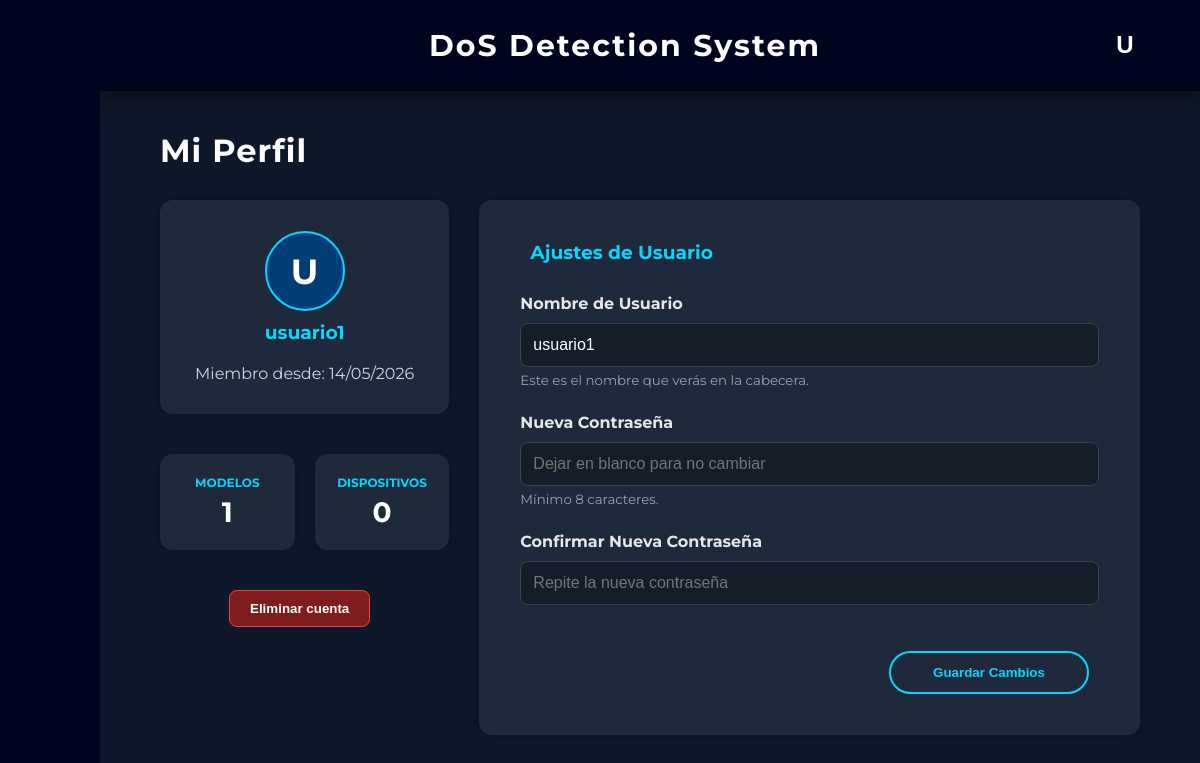
/cuenta (signed in), run on the app's committed database.
### app/models.py (models this page shows, shortened)
class User(db.Model):
    __tablename__ = 'usuarios'
    id = db.Column(db.Integer, primary_key=True)
    username = db.Column(db.String(50), unique=True, nullable=False)
    password_hash = db.Column(db.String(256), nullable=False)
    fecha_registro = db.Column(db.DateTime, default=datetime.now(pytz.timezone('Europe/Madrid')))

### app/routes/pages/cuenta.py (the view, shortened to what this page needs)
@cuenta_bp.route("/cuenta", methods=["GET", "POST"])
def index():
    if session.get('guest'):
        flash("La página de cuenta solo está disponible para usuarios registrados.", "neutral")
        return redirect(url_for('dashboard.dashboard'))
    user_id = session.get('user_id')
    user = User.query.get(user_id)
    if not user:
        return redirect(url_for('auth.login'))
    num_modelos = Modelo.query.filter_by(usuario_id=user_id).count()
    num_dispositivos = Dispositivo.query.filter_by(usuario_id=user_id).count()
    return render_template("cuenta.html",
                           user=user,
                           num_modelos=num_modelos,
                           num_dispositivos=num_dispositivos)

### app/templates/cuenta.html (shortened to what this page needs)
{% extends "base.html" %}
{% block content %}
<div style="padding: 40px 60px; max-width: 1100px; margin: 0 auto;">
    <h2 style="color: white; margin-bottom: 30px; font-size: 32px; letter-spacing: 1px;">Mi Perfil</h2>
    <div style="display: flex; gap: 30px; align-items: flex-start;">
        <div style="flex: 1; display: flex; flex-direction: column; gap: 20px;">
            <div class="card" style="text-align: center; padding: 30px;">
                <div style="width: 80px; height: 80px; background: #013d76; border-radius: 50%; display: flex; align-items: center; justify-content: center; margin: 0 auto 10px; border: 2px solid #08d6fe;">
                    <span style="font-size: 35px; color: white; font-weight: bold;">{{ user.username[0] | upper }}</span>
                </div>
                <h3 style="color: #08d6fe; margin-bottom: 20px;">{{ user.username }}</h3>
                <p style="color: #d2d6de; font-size: 16px;">Miembro desde: {{ user.fecha_registro.strftime('%d/%m/%Y') if user.fecha_registro else 'Reciente' }}</p>
            </div>
            <div style="display: grid; grid-template-columns: 1fr 1fr; gap: 20px;">
                <div class="card" style="text-align: center;">
                    <h3 style="font-size: 12px; color: #08d6fe; margin-bottom: 5px;">MODELOS</h3>
                    <p style="font-size: 28px; color: white; font-weight: bold;">{{ num_modelos }}</p>
                </div>
                <div class="card" style="text-align: center;">
                    <h3 style="font-size: 12px; color: #08d6fe; margin-bottom: 5px;">DISPOSITIVOS</h3>
                    <p style="font-size: 28px; color: white; font-weight: bold;">{{ num_dispositivos }}</p>
                </div>
            </div>
            <form action="{{ url_for('cuenta.delete_account') }}" method="POST"
                onsubmit="confirmAction(event, this, '¿Quiere eliminar su cuenta? \nSe eliminarán permanentemente todos sus archivos y datos de acceso.');" style="text-align: center;">
                <button type="submit" style="background-color: #7f1d1d; color: white; border: 1px solid #ef4444; padding: 10px 20px; border-radius: 8px; cursor: pointer; font-weight: bold; transition: background 0.2s;">
                    Eliminar cuenta
                </button>
            </form>
        </div>
        <div class="card" style="flex: 2; padding: 40px;">
            <h3 style="color: #08d6fe; margin-bottom: 30px; display: flex; align-items: center; gap: 10px;">
                 Ajustes de Usuario
            </h3>
            <form method="POST" action="{{ url_for('cuenta.index') }}" style="display: flex; flex-direction: column; gap: 25px;">
                <div class="form-group">
                    <label style="color: #e5e7eb; display: block; margin-bottom: 10px; font-weight: bold;">Nombre de Usuario</label>
                    <input type="text" name="username" value="{{ user.username }}" required
                           style="width: 100%; padding: 12px; border-radius: 8px; background: rgba(0,0,0,0.3); border: 1px solid #374151; color: white;">
                    <small style="color: #9ca3af; margin-top: 5px; display: block;">Este es el nombre que verás en la cabecera.</small>
                </div>
                <div class="form-group">
                    <label style="color: #e5e7eb; display: block; margin-bottom: 10px; font-weight: bold;">Nueva Contraseña</label>
                    <input type="password" name="password" placeholder="Dejar en blanco para no cambiar"
                           style="width: 100%; padding: 12px; border-radius: 8px; background: rgba(0,0,0,0.3); border: 1px solid #374151; color: white;">
                    <small style="color: #9ca3af; margin-top: 5px; display: block;">Mínimo 8 caracteres.</small>
                </div>
                <div class="form-group">
                    <label style="color: #e5e7eb; display: block; margin-bottom: 10px; font-weight: bold;">Confirmar Nueva Contraseña</label>
                    <input type="password" name="confirm_password" placeholder="Repite la nueva contraseña"
                           style="width: 100%; padding: 12px; border-radius: 8px; background: rgba(0,0,0,0.3); border: 1px solid #374151; color: white;">
                </div>
                <div style="padding-top: 20px; border-top: 1px solid #1f2937; display: flex; justify-content: flex-end;">
                    <button type="submit" class="action-btn" style="min-width: 200px;">
                        Guardar Cambios
                    </button>
                </div>
            </form>
        </div>
    </div>
</div>
{% endblock %}

### app/static/css/style.css (style rules this page uses)
* { margin: 0; padding: 0; box-sizing: border-box; }
body { font-family: 'Montserrat', "Segoe UI", Tahoma, sans-serif; background-color: #0f172a; color: #e5e7eb; }
button { background-color: #013d76; color: white; border: none; padding: 10px 15px; border-radius: 8px; cursor: pointer; margin-right: 10px; font-weight: bold; }
.card { background-color: #1e293b; padding: 20px; border-radius: 12px; margin-bottom: 20px; border: 1px solid #1f2937; box-shadow: 0 0 10px rgba(0,0,0,0.3); }
.body-home { background-image: url('../img/fondo.png'); background-size: cover; background-position: center; background-repeat: no-repeat; background-attachment: fixed; margin: 0; height: 100vh; }
.form-group label { display: block; color: #ffffff; margin-bottom: 10px; font-weight: bold; font-size: 16px; }
.form-group input { width: 100%; padding: 16px; background: rgba(255, 255, 255, 0.1); border: 1px solid rgba(255, 255, 255, 0.3); border-radius: 6px; color: white; font-size: 16px; box-sizing: border-box; }
.action-btn { background-color: transparent; color: #08d6fe; border: 2px solid #08d6fe; padding: 12px 25px; border-radius: 50px; font-weight: bold; cursor: pointer; transition: all 0.3s ease; }

### data on the page
User: username "U", username "usuario1", fecha_registro "14/05/2026"

### other printed values
{{ session.get('username')[0] | upper }} "U"
{{ num_modelos }} "1"
{{ num_dispositivos }} "0"
